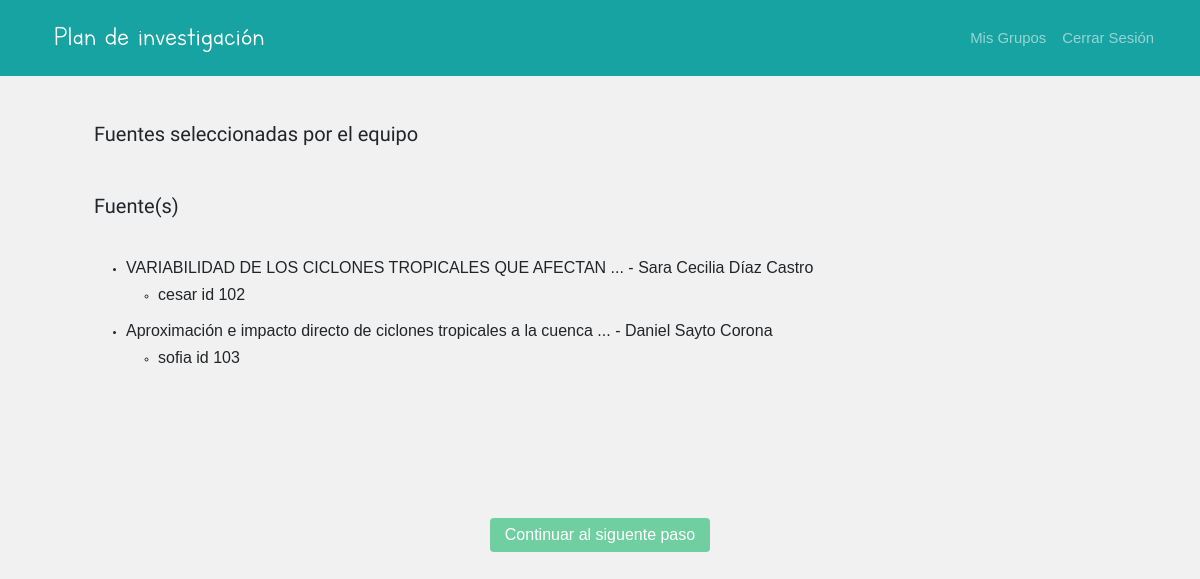
Screenshot of /estudiante/Grupo/500/Tema/2/EvaluarFuentes/PlanDeInvestigaciónPaso2 (signed in) with the database file from the repository.
### AMCE/models.py (models this page shows)
class Fuente(models.Model):
	TIPO_FUENTE_CHOISES = (
        ('0', 'LIBRO'),
        ('1', 'REVISTA'),
        ('2', 'PERIODICO'),
        ('3', 'SITIO WEB'),
        ('4', 'VIDEO'),
        ('5', 'IMAGEN')
    )
	TIPO_RECURSO_CHOISES = (
        ('0', 'ARCHIVO'),
        ('1', 'ENLACE'),
    )
	titulo = models.CharField('Título', max_length=60)
	autor = models.CharField('Autor', max_length=60,null=True)
	fecha_publicacion = models.DateField(null=True)
	lugar = models.CharField('Lugar de Publicación', max_length=60,null=True)
	tipo_fuente = models.CharField('Tipo de Fuente', max_length=1, choices=TIPO_FUENTE_CHOISES)
	tipo_recurso = models.CharField('Tipo de Recurso', max_length=1, choices=TIPO_RECURSO_CHOISES)
	enlace = models.CharField('Enlace', max_length=120)
	id_defproblema = models.ForeignKey(DefinirProblema, on_delete=models.CASCADE,null=True)
	votos = models.IntegerField(default=0)
	ganadora = models.BooleanField(default=False)
	def __str__(self):
		return str(self.titulo) + ' - ' + self.autor

class EvaluacionFuentesSel(models.Model):
	comentario = models.TextField(null=True)
	id_fuente = models.ForeignKey(Fuente, on_delete=models.CASCADE,null=True)
	id_estudiante = models.ForeignKey(Estudiante, on_delete=models.CASCADE, related_name='estudianteEvFuente', null=True)
	id_defproblema = models.ForeignKey(DefinirProblema, on_delete=models.CASCADE, related_name='definirproblemaEvFuente',null=True)

### AMCE/templates/estudiante/EvFuPlanInvestigación.html (shortened to what this page needs)
{% extends "estudiante/base_mainpage.html" %}
{% load static %}
{% block header_ctxt %}
    <div class="nav-bar-title navbar-brand"> Plan de investigación</div>
{% endblock %}
{% block inner_content %}
    <br>
    <div >
            <h3> <p style="font-family: 'Capriola'; font-size: 20px;">Fuentes seleccionadas por el equipo
            </p></h3>
            <br>
            <br>
            <h3> <p style="font-family: 'Capriola'; font-size: 20px;"> Fuente(s) </p></h3>
            <br>
            <br>
            {% for i in fuentesEquipoGanadoras %}
            <ul>
                <li><h6>{{ i }} </h6></li>
                {% for j in ejemplo %}
                    {% if i.id == j.id_fuente.id %}
                    <ul>
                        <li><h6>{{ j.comentario }} </h6></li>
                    </ul>
                    {% endif%}
            {% endfor %}
            </ul>
            {% endfor %}
            <br>
            <br>
            <br>
            <br>
            <br>
            <br>
            <br>
            <br>
        <center>
            <br> <a name="profesor" class="btn btn-primary" class="close" href="{% url 'AMCE:seleccionFuentes' id_grupo=id_grupo id_tema=id_tema %}" style=" background-color: #6FCFA1;
border: 0px; padding: 5px 15px;">Continuar al siguente paso</a> </center>
    </div>
{% endblock %}

### static/css/header.css (style rules this page uses)
p { display: inline; }

### static/css/feedStyle.css (style rules this page uses)
body { background: #FFFFFF; font-size: 62.5%; font-family: 'Varela Round', Helvetica, Arial, serif; }
p { font-size: 1rem; }
a { font-size: .93rem; text-decoration: none; color: black; }

### static/css/custom.css (style rules this page uses)
body { background-color: #f1f1f1; }
.nav-bar-title { font-family: 'Letter-for-learns'; font-size: 23pt; }

### rows the page displays
Fuente: titulo+autor "VARIABILIDAD DE LOS CICLONES TROPICALES QUE AFECTAN ... - Sara Cecilia Díaz Castro"
EvaluacionFuentesSel: comentario "cesar id 102"
Fuente: titulo+autor "Aproximación e impacto directo de ciclones tropicales a la cuenca ... - Daniel Sayto Corona"
EvaluacionFuentesSel: comentario "sofia id 103"
